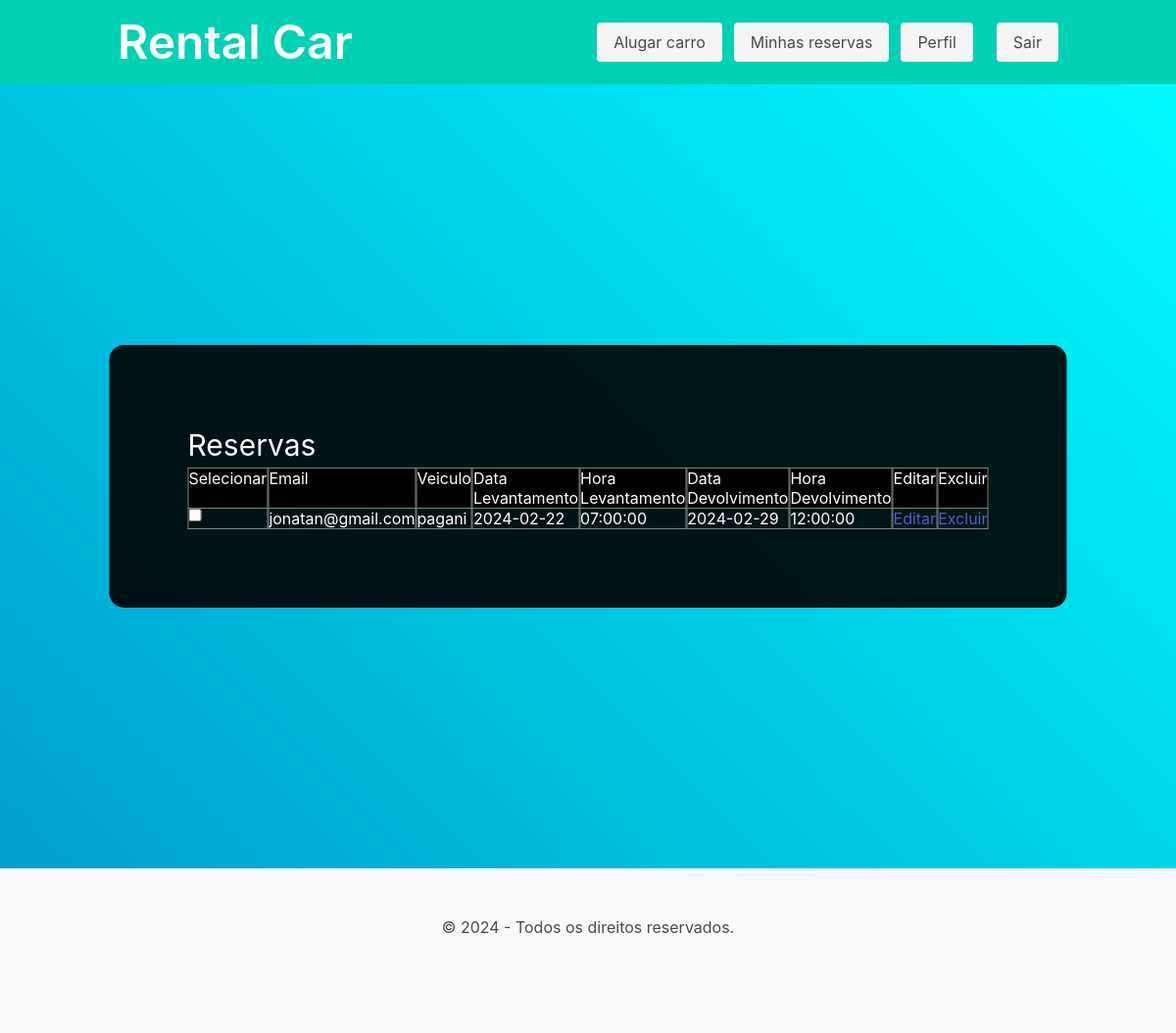
The app's page /reservas.php (signed in) with its own data.
### tables this page shows
CREATE TABLE `reserva` (
  `id` int(11) NOT NULL,
  `email` char(124) NOT NULL,
  `veiculo` char(32) NOT NULL,
  `pickupDate` date NOT NULL,
  `pickupTime` time NOT NULL,
  `dropoffDate` date NOT NULL,
  `dropoffTime` time NOT NULL
);

### reservas.php (the view, shortened to what this page needs)
<?php
    include_once('connect.php');
    $email = $_SESSION['email'];
    $reserva = mysqli_query($conn,"SELECT * FROM reserva WHERE email = '$email'");
    $stmt = mysqli_query($conn,"SELECT * FROM reserva WHERE email = '$email'");
    $table  = '<table border="1"  style="color:white;">';
    $table .= '<thead>';
    $table .= '<tr bgcolor="Black">';
    $table .= '<td>Selecionar </td>';
    $table .= '<td></td>';
    $table .= '<td>Email </td>';
    $table .= '<td></td>';
    $table .= '<td>Veiculo </td>';
    $table .= '<td></td>';
    $table .= '<td>Data Levantamento </td>';
    $table .= '<td></td>';
    $table .= '<td>Hora Levantamento </td>';
    $table .= '<td></td>';
    $table .= '<td>Data Devolvimento </td>';
    $table .= '<td></td>';
    $table .= '<td>Hora Devolvimento </td>';
    $table .= '<td></td>';
    $table .= '<td>Editar</td>';
    $table .= '<td></td>';
    $table .= '<td>Excluir</td>';
    $table .= '</tr>';
    $table .= '</thead>';
    $table .= '<tbody>';
    foreach($stmt as $client){
        $table .= '<tr>';
            $table .= "<td ><input type='checkbox' value='".$client['id']."'></td>";
            $table .= '<td></td>';
            $table .= "<td >".$client['email']." </td>";
            $table .= '<td></td>';
            $table .= "<td >".$client['veiculo']." </td>";
            $table .= '<td></td>';
            $table .= "<td >".$client['pickupDate']." </td>";
            $table .= '<td></td>';
            $table .= "<td >".$client['pickupTime']." </td>";
            $table .= '<td></td>';
            $table .= "<td >".$client['dropoffDate']." </td>";
            $table .= '<td></td>';
            $table .= "<td >".$client['dropoffTime']." </td>";
            $table .= '<td></td>';
            $table .= "<td ><a class='bnt btn-info'". $client['id'] ."'>Editar</a></td>";
            $table .= '<td></td>';
            $table .= "<td ><a class='bnt btn-info'".$client['id']."'>Excluir</a></td>";
        $table .= '</tr>';
    }
    $table .= '</tbody>';
    $table .= '</table>';
?>
<!DOCTYPE html>
<html lang="en">
<head>
    <link rel="stylesheet" href="https://cdn.jsdelivr.net/npm/bulma@0.9.2/css/bulma.min.css">
</head>
<body>
    <header class="has-background-primary" style="padding: 1rem;">
        <div class="container">
            <div class="level">
                <div class="level-left">
                    <div class="level-item">
                        <a href="principal.php">
                        <h1 class="title is-1 has-text-white">Rental Car</h1>
                        </a>
                    </div>
                </div>
                <div class="level-left">
                    <div class="level-item">
                        <nav class="level">
                            <div class="level-left">
                                <div class="level-item">
                                    <a href="alugar.php" class="button is-light">Alugar carro</a>
                                </div>
                                <div class="level-item">
                                    <a href="reservas.php" class="button is-light">Minhas reservas</a>
                                </div>
                                <div class="level-item">
                                    <a href="perfil.php" class="button is-light">Perfil</a>
                                </div>
                            </div>
                            <div class="level-right">
                                <div class="level-item">
                                    <a href="login.php" class="button is-light">Sair</a>
                                </div>
                            </div>
                        </nav>
                    </div>
                </div>
            </div>
        </div>
    </header>
    <section class="hero is-fullheight">
        <div class="hero-body">
            <div class="container">
                <div class="abc">
                    <h1 style="font-size: 30px;">Reservas</h1>
                    <?php echo $table; ?>
                </div>
            </div>
        </div>
    </section>
    <footer class="footer">
        <div class="content has-text-centered">
            <p>&copy; 2024 - Todos os direitos reservados.</p>
        </div>
    </footer>
</body>
</html>

### reservas.php (style rules this page uses)
body { font-family: Arial, Helvetica, sans-serif; background-image: linear-gradient(45deg, rgb(0, 150, 200), rgb(0, 255, 255)); }
.abc { background-color: rgba(0, 0, 0, 0.9); position: absolute; top: 50%; left: 50%; transform: translate(-50%,-50%); padding: 80px; border-radius: 15px; color: #fff; }
input { padding: 15px; border: none; outline: none; font-size: 15px; }

### records on screen
reserva: email "jonatan@gmail.com", veiculo "pagani", pickupDate "2024-02-22", pickupTime "07:00:00", dropoffDate "2024-02-29", dropoffTime "12:00:00"
